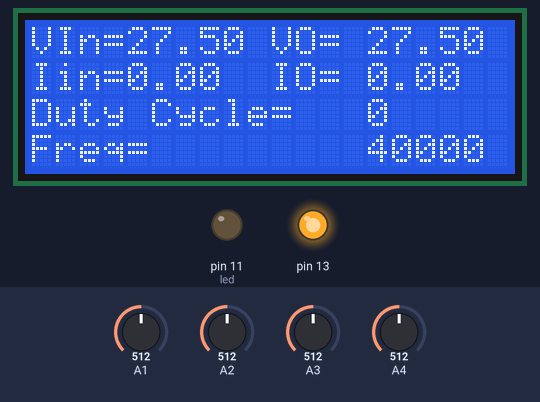
The sketch below on a simulated Arduino Uno, built with avr-gcc and run on an emulated ATmega328P. On the bench: 20×4 character LCD, output pins drawn as LEDs (lit = HIGH). Inputs (shaded band) come from the test bench; at power-on: A3 = 512, A1 = 512, A2 = 512, A4 = 512. What the sketch prints to the serial monitor is not drawn.

Above: at 1.2 s.
1.3 s: A3 set to 255
At 2.8 s:
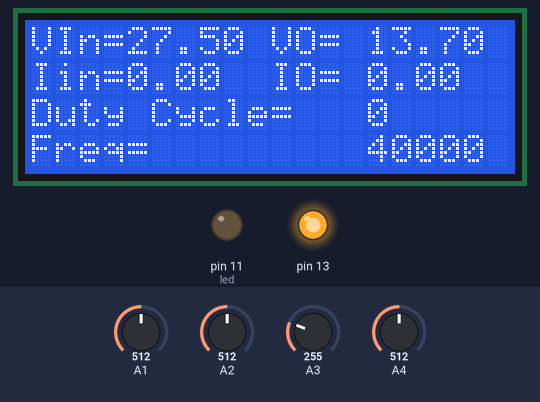
3.1 s: A3 set to 225
At 3.47 s:
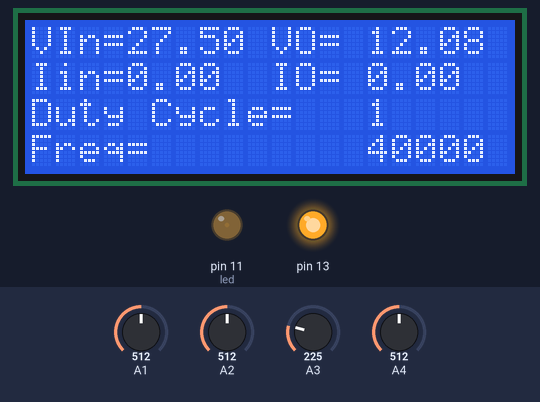
5.0 s: A1 set to 716
At 5.35 s:
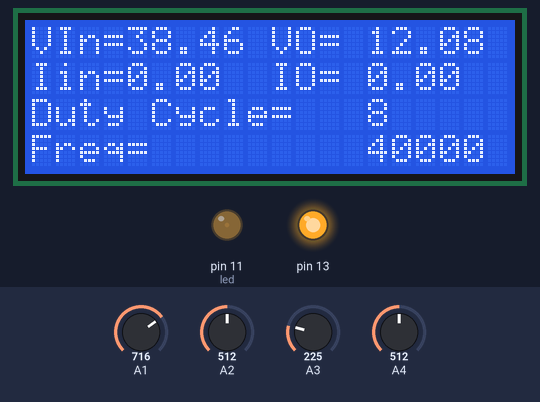
6.6 s: A2 set to 716
At 6.97 s:
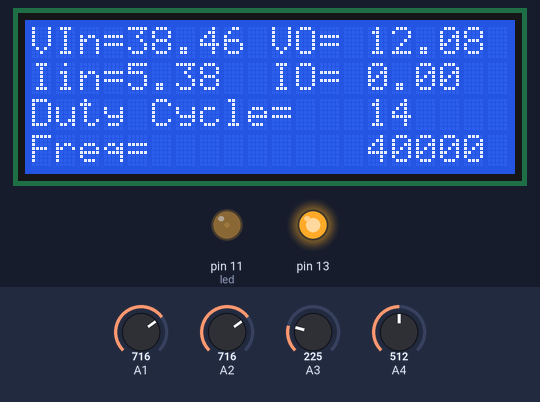
8.2 s: A4 set to 306
At 8.59 s:
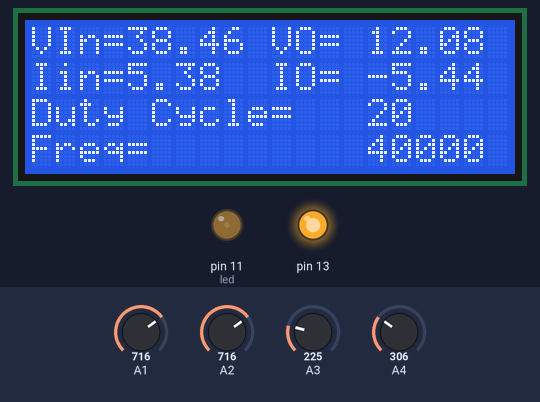
9.9 s: A4 set to 190
At 21.03 s:
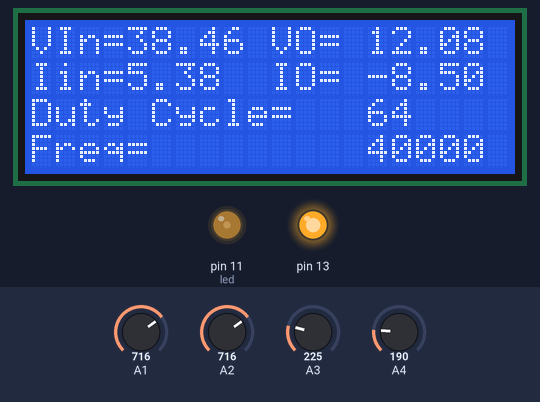
Timing chart, 0 to 22.6 s (numbered marks = the images above; inputs shaded):
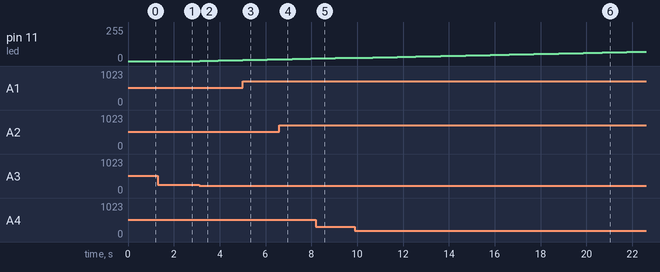

Measured:
- after the input at 1.3 s, the display: changes after 0.38 s (image 1)
- after the input at 3.1 s, pin 11 (led): moves from 0/255 to 7/255 over 1.6 s, starting at once; the display: changes after 0.19 s (image 2)

The sketch:

mppt.ino
```cpp
#include <LCD.h>
#include <Wire.h>
#include <PWM.h>
#include <LiquidCrystal_I2C.h>

LiquidCrystal_I2C  lcd(0x27,2,1,0,4,5,6,7);
float vout1 = 0.0;
float vout2 = 0.0;
float vin1 = 0.0;
float vin2 = 0.0;
float R1 = 9870.0;  //10k
float R2 = 987.0;  //1k
float R12 = 9990.0;  //10k
float R22 = 999.0;  //1k
int value1 = 0;
int value2 = 0;

int mVperAmp = 185; // use 100 for 20A Module and 66 for 30A Module
int RawValue1= 0;
int ACSoffset = 2500;
double Voltage1 = 0;
double iin1 = 0;

int RawValue2= 0;
double Voltage2 = 0;
double iin2 = 0;

const int Vin_min = 5;    //vin minimal 6volt

const int Iin_max = 3.3;    // maksimal arus masukan 3.3A

const int Iout_max = 4.0;    //maksimal arus keluaran 4A

const int avgNum = 16;        // penjumlahan adc

int Vout_max = 13.8;    // vout maksimal

int Vout_trickle = 13.2; // var starting

int currentPrev = 0;    // Var arus terbaca sebelumnya
int currentDiff = 0;    // var perbedaan arus

int dutyCycle = 0;    // var start
int state = 0;        // variable to store state machine
            // State '0' is start-up

int led = 11;
int32_t frequency = 40000; // frekuensi switching

void setup() {

  Serial.begin(9600);
    lcd.begin (20,4); // LCD 16x2
  lcd.setBacklightPin(3,POSITIVE);
  lcd.setBacklight(HIGH);

  InitTimersSafe();

  bool success = SetPinFrequencySafe(led, frequency);

  //jika suskses pin 13 hidup
  if (success) {
    pinMode(13, OUTPUT);
    digitalWrite(13, HIGH);
  }

}

void loop() {

 // float average1 = 0;
  //float average2 = 0;
  //float iin1 = 0;
  //float iin2 = 0;
 // for(int i = 0; i < 1000; i++) {
  // average1  = average1 + (.044 * analogRead(A2) -3.78);
  //average2  = average2 + (.044 * analogRead(A4) -3.78);
  //5A mode, if 20A or 30A mode, need to modify this formula to
    //(.19 * analogRead(A0) -25) for 20A mode and
    //(.044 * analogRead(A0) -3.78) for 30A mode

    //delay(1);
 // }
  //for(int ii = 0; ii < 1000; ii++) {
   // average2  = average2 + (.044 * analogRead(A4) -3.78) / 1000;

  //5A mode, if 20A or 30A mode, need to modify this formula to
    //(.19 * analogRead(A0) -25) for 20A mode and
    //(.044 * analogRead(A0) -3.78) for 30A mode

    //delay(1);
  //}

 RawValue1 = analogRead(A2);
 Voltage1 = (RawValue1 / 1024.0) * 5000; // Gets you mV
 iin1 = ((Voltage1 - ACSoffset) / mVperAmp);


 RawValue2 = analogRead(A4);
 Voltage2 = (RawValue2 / 1024.0) * 5000; // Gets you mV
 iin2 = ((Voltage2 - ACSoffset) / mVperAmp);

  value1 = analogRead(A1);
  vout1 = (value1 * 5) / 1024.0;
  vin1 = vout1 / (R2 / (R1 + R2));

  value2 = analogRead(A3);
  vout2 = (value2 * 5) / 1024.0;
  vin2 = vout2 / (R22 / (R12 + R22));

  if ((vin1 >= Vin_min) && (state == 0))

  {

    state = 1;
  }

   currentDiff = iin2 - currentPrev;


  if ((vin2 >= Vout_max) || (vin1 <= Vin_min))
  {
    dutyCycle = 0;

  }
  else if (vin2 >= Vout_trickle)
  {
    dutyCycle = dutyCycle - 8;

  }
  else if ((currentDiff < 0) || (iin2 > Iout_max))
  {
    dutyCycle = dutyCycle - 2;

  }
  else
  {
    dutyCycle = dutyCycle;
  }

  if (dutyCycle < 1)
  {
    dutyCycle = 0;
  }
  else if (dutyCycle > 200)
  {
    dutyCycle = 200;
  }

  analogWrite(led, dutyCycle);
  delay(100);
 RawValue1 = analogRead(A2);
 Voltage1 = (RawValue1 / 1024.0) * 5000; // Gets you mV
 iin1 = ((Voltage1 - ACSoffset) / mVperAmp);


 RawValue2 = analogRead(A4);
 Voltage2 = (RawValue2 / 1024.0) * 5000; // Gets you mV
 iin2 = ((Voltage2 - ACSoffset) / mVperAmp);

  value1 = analogRead(A1);
  vout1 = (value1 * 5) / 1024.0;
  vin1 = vout1 / (R2 / (R1 + R2));

  value2 = analogRead(A3);
  vout2 = (value2 * 5) / 1024.0;
  vin2 = vout2 / (R22 / (R12 + R22));

  currentPrev = iin2;
  dutyCycle = dutyCycle + 1;

  if ((vin2 >= Vout_max) || (vin1 <= Vin_min))
  {
    dutyCycle = 0;

  }
  else
  {
    dutyCycle = dutyCycle;
  }
  analogWrite(led, dutyCycle);
  delay(100);

  lcd.home();
  lcd.print("VIn=");
  lcd.setCursor(4,0);
  lcd.print(vin1);
  lcd.setCursor(10,0);
  lcd.print("VO=");
  lcd.setCursor(14,0);
  lcd.print(vin2);
  lcd.setCursor(0,1);
  lcd.print("Iin= ");
  lcd.setCursor(4,1);
  lcd.print(iin1);
  lcd.setCursor(10,1);
  lcd.print("IO= ");
  lcd.setCursor(14,1);
  lcd.print(iin2);
  lcd.setCursor(0,2);
  lcd.print("Duty Cycle=");
  lcd.setCursor(14,2);
  lcd.print(dutyCycle);
  lcd.setCursor(0,3);
  lcd.print("Freq=");
  lcd.setCursor(14,3);
  lcd.print(frequency);
  Serial.println(vin1);
  Serial.println(vin2);
  Serial.println(iin1);
  Serial.println(iin2);
  Serial.println(dutyCycle);
  //Serial.println(average1);
  //Serial.println(average2);


}
```
